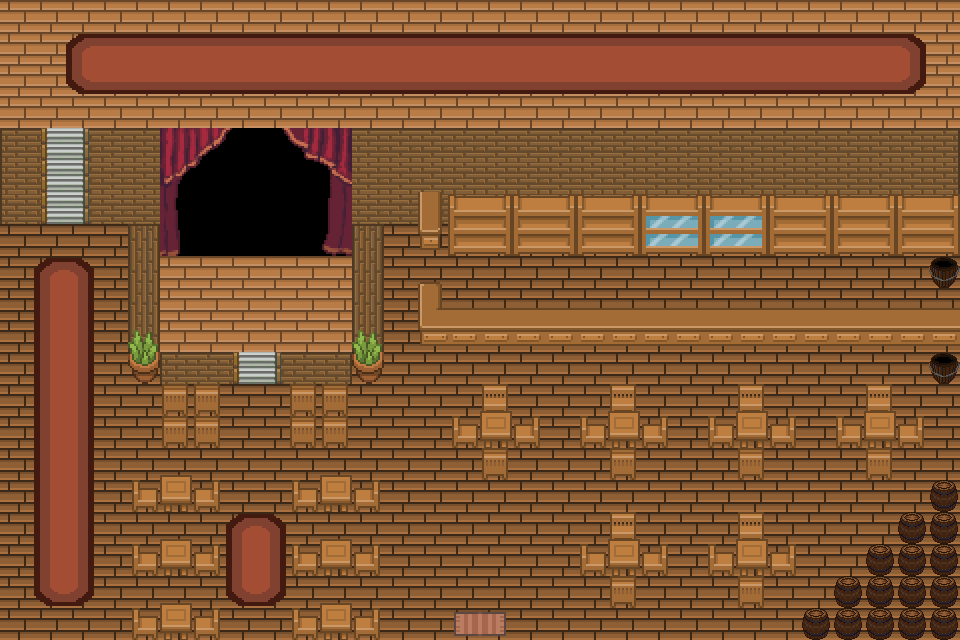

This is a level from a 2D game, rendered from its Tiled map with the project's own tilesets. A one-line summary and the map file follow, with tile-layer data summarised:
An orthogonal 30x20 tile map with 32x32 px tiles, 3 tile layers (Ground, Background, Foreground), 3 tilesets and 43 objects.

<map version="1.2" tiledversion="1.2.0" orientation="orthogonal" renderorder="right-down" width="30" height="20" tilewidth="32" tileheight="32" infinite="0" nextlayerid="5" nextobjectid="60">
 <tileset firstgid="1" source="TileSets/Indoors.tsx" />
 <tileset firstgid="3601" source="allTiles-17.tsx" />
 <tileset firstgid="3729" source="TileSets/Tavern_Gunstore_1.tsx" />
 <layer id="4" name="Ground" width="30" height="20">
  <data>[600 cells, 600 non-empty, 11 distinct tile ids]</data>
 </layer>
 <layer id="1" name="Background" width="30" height="20">
  <data>[600 cells, 262 non-empty, 41 distinct tile ids]</data>
 </layer>
 <layer id="2" name="Foreground" width="30" height="20">
  <data>[600 cells, 68 non-empty, 37 distinct tile ids]</data>
 </layer>
 <objectgroup id="3" name="Collisions">
  <object id="1" x="448" y="127.875" width="511.875" height="118" />
  <object id="3" x="418" y="191.938" width="29.9375" height="48.875" />
  <object id="4" x="417.727" y="281.818" width="24.0909" height="47.4545" />
  <object id="5" x="418.913" y="307.826" width="541.13" height="25.1739" />
  <object id="6" x="928.87" y="332.13" width="30.1739" height="43" />
  <object id="7" x="928.822" y="247.034" width="30.1739" height="31" />
  <object id="16" x="929.995" y="480.071" width="30.0109" height="159.967" />
  <object id="17" x="897.87" y="511.835" width="32.1359" height="128.149" />
  <object id="18" x="834.028" y="576.35" width="31.4484" height="63.7295" />
  <object id="19" x="865.568" y="544.266" width="32.1359" height="95.3545" />
  <object id="20" x="802.057" y="607.948" width="31.9484" height="32.042" />
  <object id="27" x="89.2727" y="127.818" width="70.9091" height="84.1818" />
  <object id="28" x="127.091" y="214" width="32" height="160.273" />
  <object id="29" x="160.273" y="352" width="72.8182" height="32.2727" />
  <object id="30" x="281" y="352" width="70.9091" height="32.0909" />
  <object id="31" x="353" y="215" width="32" height="160" />
  <object id="32" x="351.875" y="128.042" width="96.125" height="84.0189" />
  <object id="33" x="0" y="127.75" width="40.5" height="84.625" />
  <object id="34" x="132" y="602.818" width="88.1818" height="37" />
  <object id="35" x="291.966" y="603.006" width="88.1818" height="37" />
  <object id="37" x="131.926" y="538.906" width="88.1818" height="29" />
  <object id="38" x="291.892" y="539.094" width="88.1818" height="29" />
  <object id="39" x="131.928" y="475.05" width="88.1818" height="27" />
  <object id="40" x="291.894" y="475.238" width="88.1818" height="26" />
  <object id="41" x="162" y="384" width="57.983" height="53.9659" />
  <object id="42" x="289.963" y="384.148" width="57.983" height="52.9659" />
  <object id="43" x="160.545" y="128" width="191.091" height="128.182" />
  <object id="44" x="584" y="545" width="80" height="21" />
  <object id="45" x="610" y="513" width="25" height="76" />
  <object id="46" x="711" y="544.5" width="80" height="21" />
  <object id="47" x="738.5" y="515" width="25" height="76" />
  <object id="48" x="455" y="416.5" width="80" height="21" />
  <object id="49" x="482.5" y="387" width="25" height="76" />
  <object id="50" x="583" y="416.5" width="80" height="21" />
  <object id="51" x="610.5" y="387" width="25" height="76" />
  <object id="52" x="711" y="417.5" width="80" height="21" />
  <object id="53" x="738.5" y="388" width="25" height="76" />
  <object id="54" x="839" y="415.5" width="80" height="21" />
  <object id="55" x="866.5" y="386" width="25" height="76" />
  <object id="56" x="0" y="-6" width="4" height="646" />
  <object id="57" x="4" y="-2" width="956" height="6" />
  <object id="58" x="3" y="636" width="946" height="9" />
  <object id="59" x="957" y="5" width="2" height="610" />
 </objectgroup>
</map>
